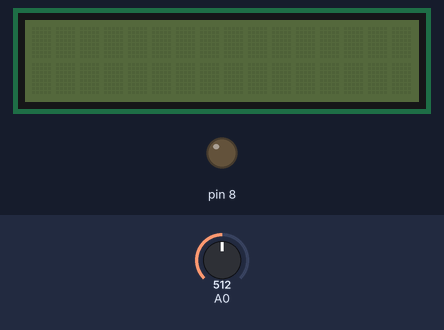
This sketch was run on a simulated Arduino Uno, built with avr-gcc and run on an emulated ATmega328P. On the bench: 16×2 character LCD, output pins drawn as LEDs (lit = HIGH). The test bench sets the inputs (shaded band); at power-on: A0 = 512. What the sketch prints to the serial monitor is not drawn.

Above: at 1.2 s.
1.3 s: A0 set to 308
2.8 s: A0 set to 289
At 3.1 s:
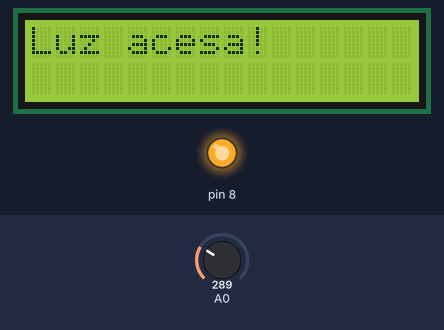
4.3 s: A0 set to 306
At 5.5 s:
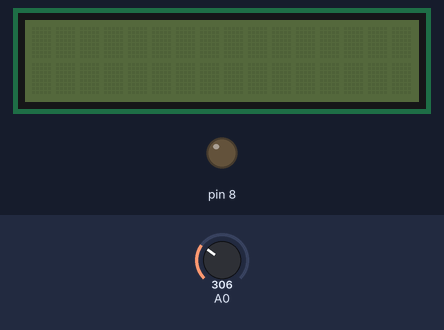
5.8 s: A0 set to 290
At 6.8 s:
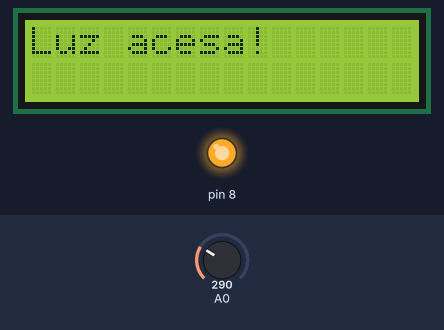
7.3 s: A0 set to 310
At 8.0 s:
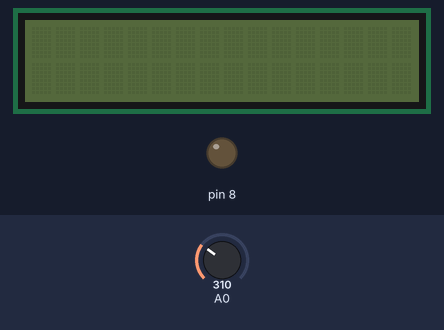
Timing chart, 0 to 9.8 s (numbered marks = the images above; inputs shaded):
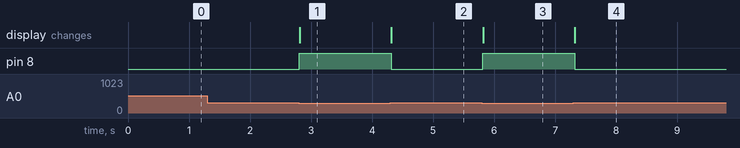

The sketch:

sensor_de_luminosidade.ino
```cpp
// C++ code
//
#include <Adafruit_LiquidCrystal.h>

Adafruit_LiquidCrystal lcd_1(0);

void setup()
{
  pinMode(A0, INPUT);
  Serial.begin(9600);
  pinMode(8, OUTPUT);
  lcd_1.begin(16, 2);
}

void loop()
{
  Serial.println(analogRead(A0));
  if (analogRead(A0) > 300) {
    digitalWrite(8, LOW);
    lcd_1.setCursor(0, 0);
    lcd_1.setBacklight(0);
    lcd_1.noDisplay();
  } else {
    digitalWrite(8, HIGH);
    lcd_1.setCursor(0, 0);
    lcd_1.setBacklight(1);
    lcd_1.display();
    lcd_1.print("Luz acesa!");
  }
  delay(10); // Delay a little bit to improve simulation performance
}
```

Measured:
- the behaviour switches between 301 and 300 on A0 (found by bisection; images 0 and 1)
- after the input at 1.3 s, every drawn part: stays the same
- after the input at 2.8 s, pin 8: LOW → HIGH at once; the display: changes at once (image 1)
- after the input at 4.3 s, pin 8: HIGH → LOW at once; the display: changes at once (image 2)
- after the input at 5.8 s, pin 8: LOW → HIGH at once; the display: changes at once (image 3)
- after the input at 7.3 s, pin 8: HIGH → LOW at once; the display: changes at once (image 4)
